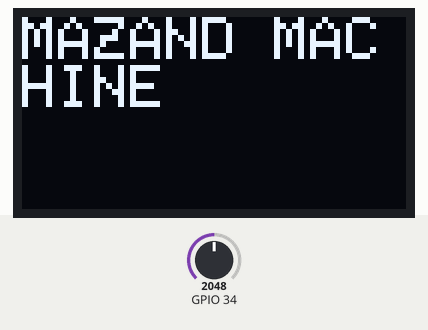
Simulated run of this sketch. Board: ESP32. Parts: 128×64 one-colour display. The inputs (shaded band) are chosen by the test bench; at power-on: GPIO 34 = 2048. The display library's start-up logo is not drawn; what the sketch prints to the serial monitor is not drawn.

Above: at 0.6 s.

The sketch:

wireles_control.ino
```cpp
#include <SPI.h>
#include <Wire.h>
#include <Adafruit_GFX.h>
#include <Adafruit_SSD1306.h>

#define SCREEN_WIDTH 128  // OLED display width, in pixels
#define SCREEN_HEIGHT 64  // OLED display height, in pixels

// Declaration for an SSD1306 display connected to I2C (SDA, SCL pins)
#define OLED_RESET -1  // Reset pin # (or -1 if sharing Arduino reset pin)
Adafruit_SSD1306 display(SCREEN_WIDTH, SCREEN_HEIGHT, &Wire, OLED_RESET);

#define NUMFLAKES 10  // Number of snowflakes in the animation example

#define LOGO_HEIGHT 16
#define LOGO_WIDTH 16


#include "WiFi.h"
#include "ESPAsyncWebServer.h"
int adc;
int key;
int adc2;
int send_key;
int key_count1;
int key_count2;
int old_key;
// Set your access point network credentials
const char* ssid = "ESP32-Access-Point";
const char* password = "123456789";

String readTemp() {
  return String(send_key);
}


// Create AsyncWebServer object on port 80
AsyncWebServer server(80);

void setup(){
  // Serial port for debugging purposes
  Serial.begin(115200);
  Serial.println();


  //lcd
//lcd
    // SSD1306_SWITCHCAPVCC = generate display voltage from 3.3V internally
  if(!display.begin(SSD1306_SWITCHCAPVCC, 0x3C)) {
    Serial.println(F("SSD1306 allocation failed"));
    for(;;); // Don't proceed, loop forever
  }
   display.setTextSize(2);
  display.display();
  delay(500); // Pause for 2 seconds
  display.clearDisplay();
  display.println(F("MAZAND MACHINE"));
  display.display();

  Serial.print("Setting AP (Access Point)…");
  // Remove the password parameter, if you want the AP (Access Point) to be open
  WiFi.softAP(ssid, password);

  IPAddress IP = WiFi.softAPIP();
  Serial.print("AP IP address: ");
  Serial.println(IP);

  server.on("/temperature", HTTP_GET, [](AsyncWebServerRequest *request){
    request->send_P(200, "text/plain", readTemp().c_str());
  });
  // server.on("/humidity", HTTP_GET, [](AsyncWebServerRequest *request){
  //   request->send_P(200, "text/plain", readHumi().c_str());
  // });
  // server.on("/pressure", HTTP_GET, [](AsyncWebServerRequest *request){
  //   request->send_P(200, "text/plain", readPres().c_str());
  // });

  bool status;


  server.begin();
}

void loop(){
  key_board();
  read_();

}

void read_(){

}
```

key_board.ino
```cpp
void key_board() {
  adc2 = 0;
  adc = analogRead(34);
  for (int i = 0; i < 10; i++) {
    adc = analogRead(34);
    adc2 += adc;
    delay(1);
  }
  adc2 /= 10;
  // Serial.print("adc:");
  // Serial.println(String(adc2));
  // delay(200);
  old_key = key;
  if (adc2 > 10) {

    if (adc2 >= 3155 && adc2 <= 3185) {
      // Serial.print("key:");
      // Serial.println("1");
      key = 1;
    }

    if (adc2 >= 2900 && adc2 <= 2915) {
      // Serial.print("key:");
      // Serial.println("2");
      key = 2;
    }

    if (adc2 >= 2780 && adc2 <= 2792) {
      // Serial.print("key:");
      // Serial.println("3");
      key = 3;
    }

    if (adc2 >= 2555 && adc2 <= 2595) {
      // Serial.print("key:");
      // Serial.println("A");
      key = 10;
    }

    if (adc2 >= 2540 && adc2 <= 2546) {
      // Serial.print("key:");
      // Serial.println("4");
      key = 4;
    }

    if (adc2 >= 2390 && adc2 <= 2400) {
      // Serial.print("key:");
      // Serial.println("5");
      key = 5;
    }

    if (adc2 >= 2290 && adc2 <= 2310) {
      // Serial.print("key:");
      // Serial.println("6");
      key = 6;
    }

    if (adc2 >= 2180 && adc2 <= 2190) {
      // Serial.print("key:");
      // Serial.println("B");
      key = 20;
    }

    if (adc2 >= 2050 && adc2 <= 2099) {
      // Serial.print("key:");
      // Serial.println("7");
      key = 7;
    }

    if (adc2 >= 1980 && adc2 <= 2000) {
      // Serial.print("key:");
      // Serial.println("8");
      key = 8;
    }

    if (adc2 >= 1900 && adc2 <= 1946) {
      // Serial.print("key:");
      // Serial.println("9");
      key = 9;
    }

    if (adc2 >= 1810 && adc2 <= 1840) {
      // Serial.print("key:");
      // Serial.println("C");
      key = 30;
    }

    if (adc2 >= 1760 && adc2 <= 1795) {
      // Serial.print("key:");
      // Serial.println("*");
      key = 40;
    }

    if (adc2 >= 1700 && adc2 <= 1720) {
      // Serial.print("key:");
      // Serial.println("0");
      key = 0;
    }

    if (adc2 >= 1645 && adc2 <= 1680) {
      // Serial.print("key:");
      // Serial.println("#");
      key = 50;
    }

    if (adc2 >= 1580 && adc2 <= 1600) {
      // Serial.print("key:");
      // Serial.println("D");
      key = 60;
    }
  }
  if (adc2 < 10) key = 11;

  if (key == old_key) {
    ++key_count1;
    if (key_count1 >= 3) {
      send_key = key;
      Serial.print("key:");
      Serial.println(send_key);
    }
  }

  if (key != old_key) {
    key_count1 = 0;
  }
}
```
